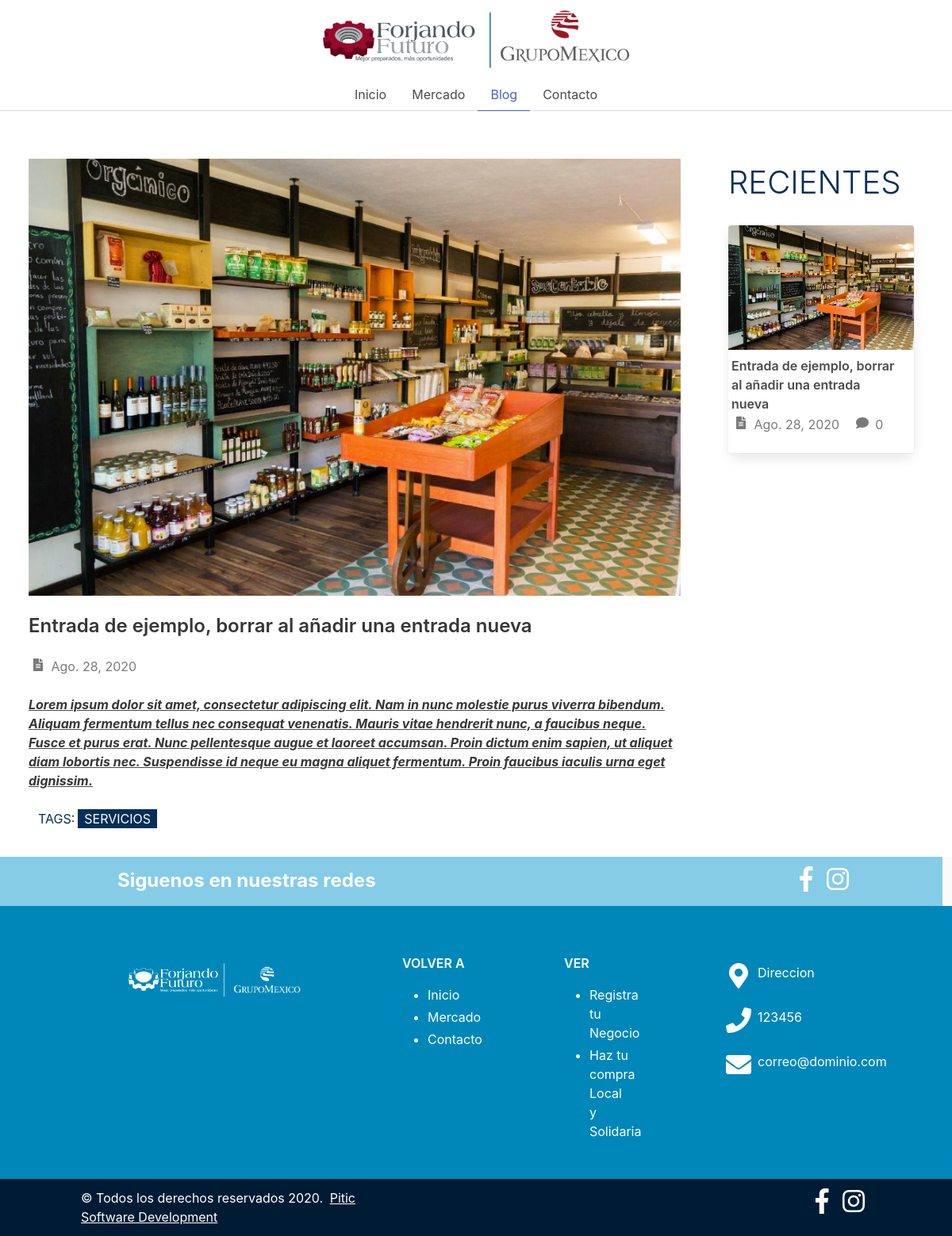
Page /blog/post/1/ on the committed database.
### blog/models.py (models this page shows, shortened)
class Post(models.Model):
    title = models.CharField(max_length=200, verbose_name='Título')
    preview = models.TextField( verbose_name='Texto en vista previa', default='Lorem ipsum dolor sit amet, consectetur adipiscing elit. Nam in nunc molestie purus viverra bibendum. Aliquam fermentum tellus nec consequat venenatis. Mauris vitae hendrerit nunc, a faucibus neque. Fusce et purus erat. Nunc pellentesque augue et laoreet accumsan. Proin dictum enim sapien, ut aliquet diam lobortis nec. Suspendisse id neque eu magna aliquet fermentum. Proin faucibus iaculis urna eget dignissim.' )
    content = RichTextField( verbose_name='Contenido')
    published = models.DateTimeField(verbose_name='Fecha de publicación', default=now)
    image = models.ImageField(verbose_name='Imagen', upload_to='blog', null=True, blank=True)
    author = models.ForeignKey(User, verbose_name='Autor', on_delete=models.CASCADE)
    categories = models.ManyToManyField(Category, verbose_name='Categorías')
    created = models.DateTimeField(auto_now_add=True, verbose_name='Fecha de creación')
    updated = models.DateTimeField(auto_now_add=True, verbose_name='Fecha de modificación')
    comments = models.IntegerField(default=0, editable=False, verbose_name='Comentarios')
    class Meta:
        verbose_name = 'Entrada'
        verbose_name_plural = 'Entradas'
        ordering = ['-created']

class Category(models.Model):
    name= models.CharField(max_length=100, verbose_name='Nombre')
    created = models.DateTimeField(auto_now_add=True, verbose_name='Fecha de creación')
    updated = models.DateTimeField(auto_now_add=True, verbose_name='Fecha de modificación')
    class Meta:
        verbose_name = 'categoría'
        verbose_name_plural = 'categorías'
        ordering = ['-created']

### contact/models.py (models this page shows, shortened)
class Bussiness(models.Model):
    key = models.SlugField(verbose_name='Clave', max_length=100, unique=True)
    name= models.CharField(max_length=100, verbose_name='Nombre')
    address= models.CharField(max_length=100, verbose_name='Direccion')
    phone= models.CharField(max_length=100, verbose_name='Telefono')
    email= models.CharField(max_length=100, verbose_name='Correo electrónico')
    class Meta:
        verbose_name = 'Empresa'
        verbose_name_plural = 'Empresa'
        ordering = ['-name']

### blog/views.py (the view)
# urls.py: path('post/<int:post_id>/', views.post, name='post'),
def post(request, post_id):
    post = Post.objects.get(id=post_id)
    posts = Post.objects.all()[:3]
    return render(request, 'blog/post.html', {'post': post, "posts":posts})

### contact/processors.py (called while the page is built)
def ctx_dict(request):
    ctx={}
    bussiness = Bussiness.objects.all()[:1]
    for b in bussiness:
        print(b.name)
        ctx[b.key] = b
    return ctx

### blog/templates/blog/post.html (shortened to what this page needs)
{% extends  'core/base.html' %}
{% load static %}
{% block links %}
    <link href="{% static "blog/css/post.css" %}?" rel="stylesheet">
{% endblock links %}
{%block content%}
<div>
    <div class='columns'>
        <div class='column is-9 py-6 px-6'>
            <figure class="image ">
                <img src="{{post.image.url}}" alt="Placeholder image">
            </figure>
            <p class="title is-4 mt-5">{{post.title}}</p>
            <span class='post-date'>
                <span class="icon has-text-grey">
                    <i class="fas fa-file-alt"></i>
                </span>
                <span class=" is-6 has-text-grey">{{post.published | date:"DATE_FORMAT"}}</span>
            </span>
            <p class='has-text-grey-dark has-text-justified post-content content mt-5'>
                {{post.content|safe}}
            </p>
            <div>
                <div class='tags-container container mt-5'>
                    <span class='tag-title ml-3'>TAGS:</span>
                    {%for category in post.categories.all%}
                        <span class='tag-item has-text-white mx-1 px-2 is-uppercase'>
                            {{category.name}}
                        </span>
                    {% endfor %}
                </div>
            </div>
        </div>
        <div class='column is-3 py-6'>
            <span class='is-size-2 has-text-weight-light' style="color:rgb(5, 47, 87);">RECIENTES</span>
            {%for p in posts%}
             <a href='{% url 'post' p.id %}'>
                <div class="card mr-6 mb-3 mt-5">
                    <div class="card-image mb-0 pb-0">
                        <figure class="image ">
                        <img src="{{p.image.url}}" alt="Placeholder image">
                        </figure>
                    </div>
                    <div class="card-content mt-0 pt-2 pl-1">
                        <div class=" recent-item has-text-left">
                                <p class="has-text-weight-semibold is-6 mt-0">{{p.title}}</p>
                                <span class='post-date'>
                                    <span class="icon has-text-grey">
                                        <i class="fas fa-file-alt"></i>
                                    </span>
                                    <span class=" is-6 has-text-grey">{{p.published | date:"DATE_FORMAT"}}</span>
                                    <span class="icon has-text-grey ml-3">
                                        <i class="fas fa-comment"></i>
                                    </span>
                                    <span class=" is-6 has-text-grey">{{p.comments}}</span>
                                </span>
                        </div>
                    </div>
                </div>
            </a>
            {% endfor %}
        </div>
    </div>
</div>
{%endblock%}

### core/templates/core/base.html (shortened to what this page needs)
<!DOCTYPE html>
<html lang="es">
  <head>
   {% load static %}
   <link rel="stylesheet" href="https://cdn.jsdelivr.net/npm/bulma@0.9.0/css/bulma.min.css">
    <link href="{% static 'core/css/base.css' %}?" rel="stylesheet">
    {% block links %}{% endblock links %}
  </head>
  <body>
    <div class ='header' >
        <figure class="image header-logo">
             <img  src="{% static 'core/img/logos-50.png'%}" alt="">
        </figure>
    </div>
   <div class="tabs is-centered">
        <ul>
            <li class='{% if request.path == "/"%} is-active {% endif %}'><a href='/'>Inicio</a></li>
            <li class='{% if request.path|slice:":8" == "/market/"%} is-active {% endif %}'><a href='/market/'> Mercado</a></li>
            <li class='{% if request.path|slice:":6" == "/blog/"%} is-active {% endif %}'><a href='/blog/'>Blog</a></li>
            <li class='{% if request.path == "/contact/"%} is-active {% endif %}'><a href='/contact/'>Contacto</a></li>
        </ul>
    </div>
    {% block content %} {% endblock %}
    <footer class="footer pt-0 pb-0">
        <div class="socialcontent columns has-text-white">
            <div class='column is-1'></div>
            <div class='column is-4'>
                <span class='has-text-weight-bold is-size-4 ml-6'>Siguenos en nuestras redes</span>
            </div>
            <div class='column is-5'></div>
            <div class='column is-1'>
                <a href='https://www.facebook.com/hechoenelriosonora'  target="_blank">
                    <span class="icon is-medium has-text-white px-2">
                        <i class=" fab fa-2x fa-facebook-f"></i>
                    </span>
                </a>
                <a href='https://www.instagram.com/hechoenelriosonora/?hl=es-la'  target="_blank">
                    <span class="icon is-medium has-text-white px-2 ml-1">
                        <i class=" fab fa-2x fa-instagram"></i>
                    </span>
                </a>
            </div>
        </div>
         <div class="uppercontent">
            <div class="columns">
                <div class='column is-1'></div>
                <div class="column ">
                    <div class=' section footerColumn1'>
                            <img class='footer-logo' src="{% static 'core/img/logos-49.png'%}" alt="">
                        </div>
                    </div>
                <div class="column is-2">
                    <div class='section footerColumn2'>
                            <div class='content is-size-6 has-text-white '>
                                    <span class='has-text-weight-semibold'>VOLVER A</span>
                                    <ul >
                                        <li><a href='/' class='has-text-white'>Inicio</a></li>
                                        <li><a href='/businesses' class='has-text-white'>Mercado</a></li>
                                        <li><a href='/contact' class='has-text-white'>Contacto</a></li>
                                    </ul>
                            </div>
                    </div>
                </div>
            <div class="column is-2">
                    <div class='section footerColumn3'>
                        <div class='content is-size-6 has-text-white '>
                            <span class='has-text-weight-semibold'>VER</span>
                            <ul >
                                <li><a href='/register' class='has-text-white'>Registra tu Negocio</a></li>
                                <li><a href='/search' class='has-text-white'>Haz tu compra Local y Solidaria</a></li>
                            </ul>
                        </div>
                    </div>
                </div>
            <div class="column ">
                <div class='section footerColumn4'>
                    <div class=' is-size-6 has-text-white '>
                        <div class='fotter-content-info py-3'>
                            <span class="icon is-medium has-text-white ">
                                <i class=" fas fa-2x fa-map-marker-alt "></i>
                            </span>
                            <span class='px-2'>{{EIDE.address}}</span>
                            </div>
                            <div class='fotter-content-info py-3'>
                            <span class="icon is-medium has-text-white px-2">
                                <i class=" fas fa-2x fa-phone"></i>
                            </span>
                            <span class='px-2'>{{EIDE.phone}}</span>
                            </div>
                                <div class='fotter-content-info py-3'>
                            <span class="icon is-medium has-text-white px-2">
                                <i class=" fas fa-2x fa-envelope"></i>
                            </span>
                            <span class='px-2'>{{EIDE.email}}</span>
                            </div>
                        </div>
                    </div>
                </div>
            </div>
        </div>
        <div class="bottomcontent columns has-text-white">
            <div class='column is-1'></div>
            <div class='column is-4'>
                <span>© Todos los derechos reservados 2020.</span>
                <a href='https://piticmkt.com/' target="_blank"><span class='ml-1 underlined has-text-white'>Pitic Software Development</span></a>
            </div>
            <div class='column is-5'></div>
            <div class='column is-1'>
                <a href='https://www.facebook.com/piticmkt/'  target="_blank">
                    <span class="icon is-medium has-text-white px-2">
                        <i class=" fab fa-2x fa-facebook-f"></i>
                    </span>
                </a>
                <a href='https://www.instagram.com/piticmkt/'  target="_blank">
                    <span class="icon is-medium has-text-white px-2 ml-1">
                        <i class=" fab fa-2x fa-instagram"></i>
                    </span>
                </a>
            </div>
        </div>
    </footer>
</body>
</html>

### core/static/core/css/base.css (style rules this page uses)
.header { display: flex; justify-content: center; background-repeat: repeta-y; background-size: 100%, 100px; height: fit-content; }
.header-logo { width: 35%; }
.footer { padding-left: 0; padding-right: 0; }
.footer .uppercontent { background-color: rgb(0, 135, 185); width: 100%; }
.footer .bottomcontent { background-color: rgb(0, 28, 52); }
.footer .socialcontent { background-color: rgb(134, 204, 230); }
.footerColumn1 { display: flex; flex-direction: column; justify-content: center; }
.footerColumn2 { padding-top: 40; }
.footer-logo { width: 100%; padding-bottom: 15; }
.footerColumn2 .content { margin-top: 30; }
.fotter-content-info { display: flex; align-content: center; }
.bottomcontent { display: flex; flex-direction: row; }
.underlined { text-decoration: underline white; }
.socialcontent { background-color: rgb(134, 169, 182); width: 100%; display: flex; flex-direction: row; }

### blog/static/blog/css/post.css (style rules this page uses)
.title { color:color: rgb(0, 34, 65); }
.tags-container { display: flex; flex-direction: row; justify-content: start; align-content: center; }
.tag-title { color: rgb(5, 47, 87); }
.post-content { border-bottom: 2px; border-color: dimgrey; }
.tag-item { background-color: rgb(5, 47, 87); }

### rows in the picture
Post: image (picture), title "Entrada de ejemplo, borrar al añadir una entrada nueva", published "Ago. 28, 2020", content "Lorem ipsum dolor sit amet, consectetur adipiscing elit. Nam in nunc molestie purus viverra bibendum. Aliquam fermentum tellus nec consequat venenatis. Mauris vitae hendrerit nunc, a faucibus neque. Fusce et purus erat. Nunc pellentesque augue et laoreet accumsan. Proin dictum enim sapien, ut aliquet diam lobortis nec. Suspendisse id neque eu magna aliquet fermentum. Proin faucibus iaculis urna eget dignissim.", comments "0"
Category: name "SERVICIOS"
Bussiness: address "Direccion", phone "123456", email "correo@dominio.com"
